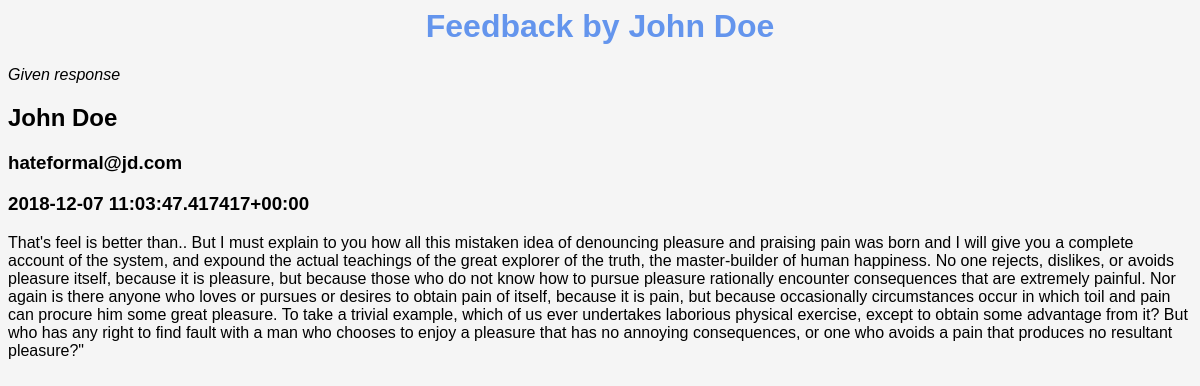
Screenshot of /post/3/ with the database file from the repository.
### app/models.py (models this page shows, shortened)
class Post(models.Model):
    name=models.CharField(max_length=20)
    res=models.TextField()
    emaill=models.EmailField()
    pdate=models.TextField(default=timezone.now())

### app/views.py (the view)
# urls.py: urlpatterns=[ url(r'^post/(?P<pk>\d+)/$',	views.post_detail,	name='post_detail'),
def post_detail(request, pk):
    post = get_object_or_404(Post, pk=pk)
    return render(request,'post_detail.html',{'post':post})

### app/templates/post_detail.html
{% load staticfiles %}
<head><title>Welcome to hStream</title>
<link rel="stylesheet" href="{% static 'css/app.css' %}">
</head>
<body>
    <h1>Feedback by {{post.name}}</h1>
    <i>Given response</i>
    <div>
        <h2>{{ post.name }}</h2>
        <h3>{{post.emaill}}</h3>
        <h3>{{post.pdate}}</h3>
        <p>{{ post.res }}</p>
    </div>
</body>

### app/static/css/app.css (style rules this page uses)
h1 { color: cornflowerblue; text-align: center; font-family: Arial, Helvetica, sans-serif; }
body { background: whitesmoke; font-family: 'Trebuchet MS', 'Lucida Sans Unicode', 'Lucida Grande', 'Lucida Sans', Arial, sans-serif; }

### rows the page displays
Post: name "John Doe", emaill "hateformal@jd.com", pdate "2018-12-07 11:03:47.417417+00:00", res "That's feel is better than.. But I must explain to you how all this mistaken idea of denouncing pleasure and praising pain was born and I will give you a complete account of the system, and expound the actual teachings of the great explorer of the truth, the master-builder of human happiness. No one rejects, dislikes, or avoids pleasure itself, because it is pleasure, but because those who do not know how to pursue pleasure rationally encounter consequences that are extremely painful. Nor again is there anyone who loves or pursues or desires to obtain pain of itself, because it is pain, but because occasionally circumstances occur in which toil and pain can procure him some great pleasure.…"
